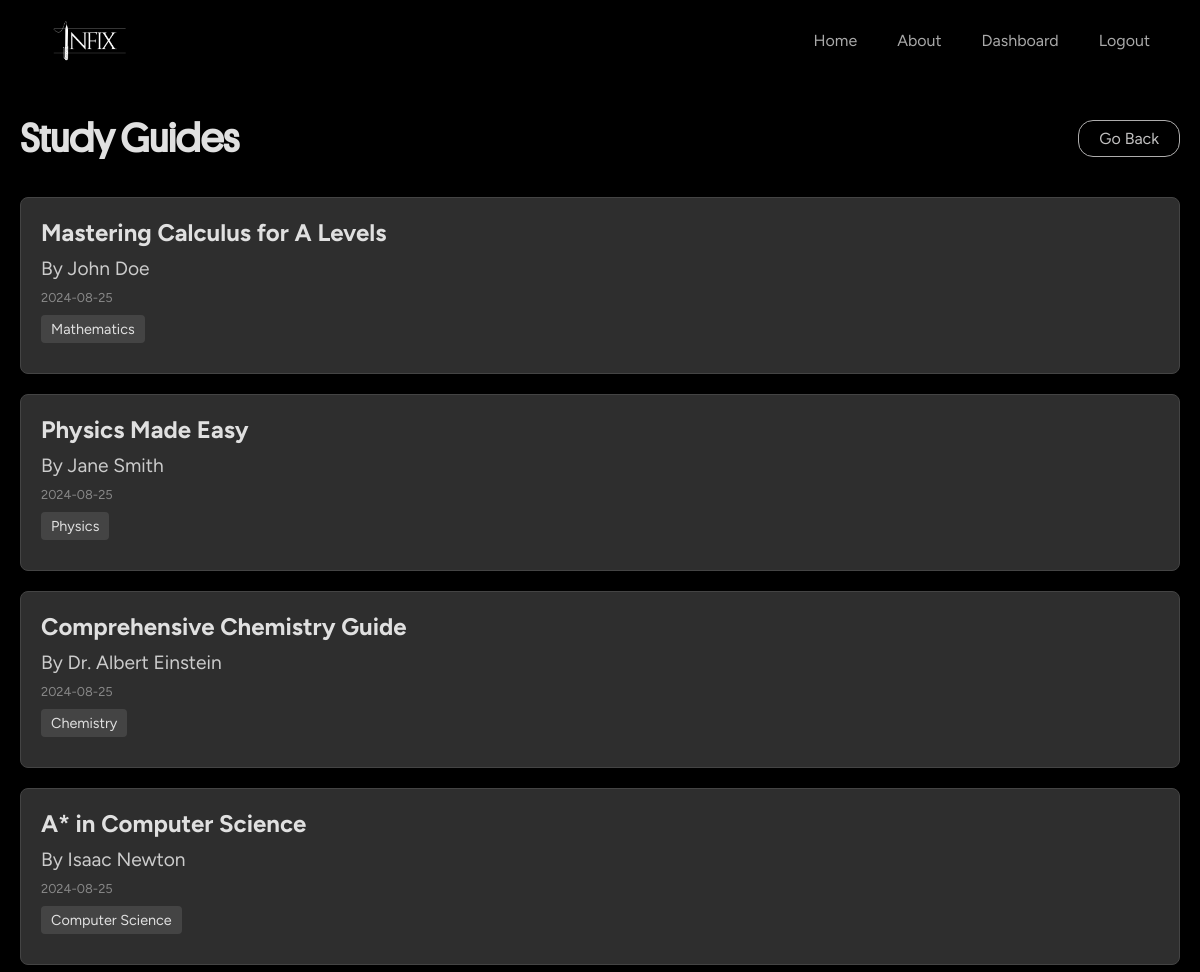
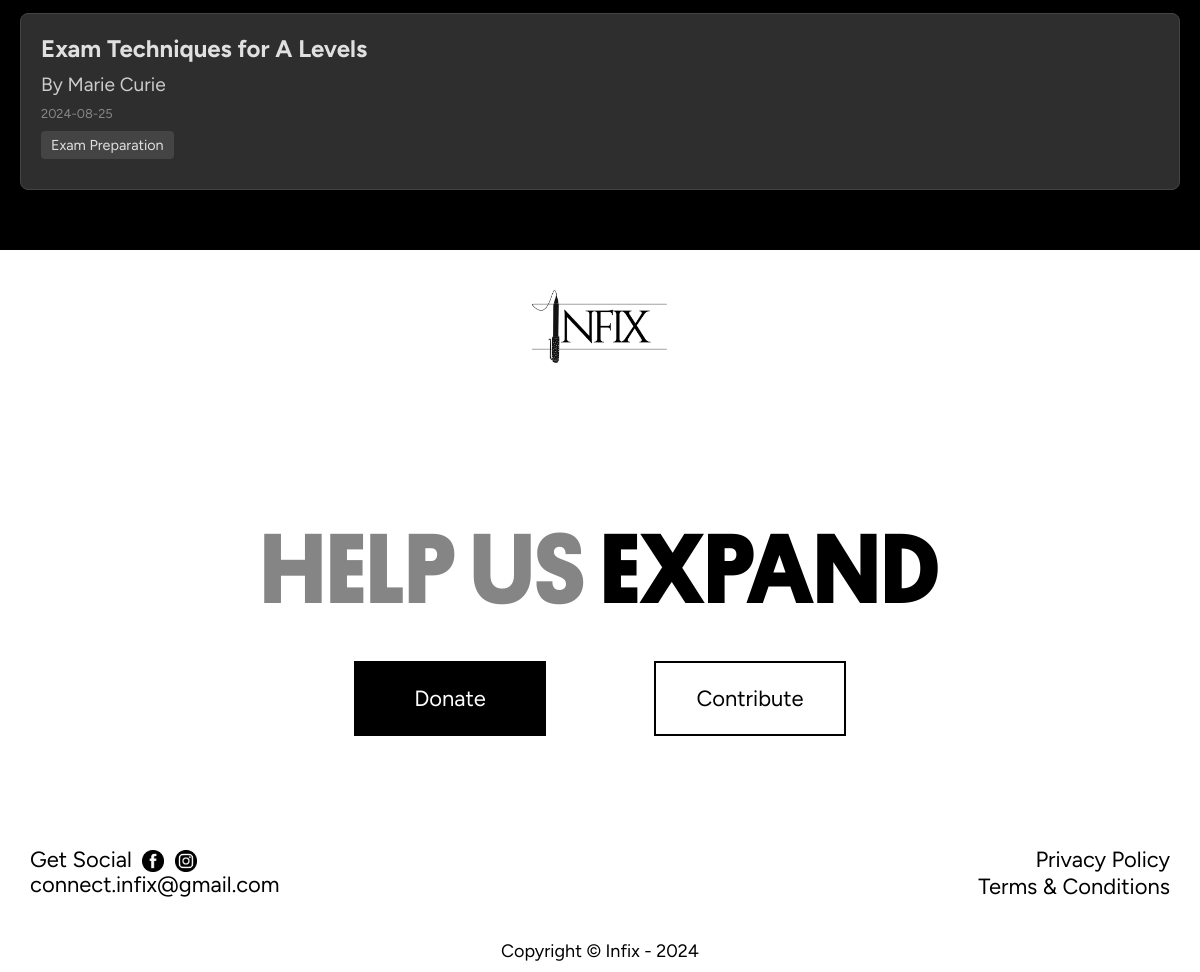
The page /allstudyguides (signed in) on the database its author committed (2 pictures, top to bottom).
### tables this page shows
CREATE TABLE study_guides (
    id INTEGER PRIMARY KEY AUTOINCREMENT,
    title TEXT NOT NULL,
    author TEXT NOT NULL,
    created_at TIMESTAMP DEFAULT CURRENT_TIMESTAMP,
    UNIQUE(title)
);

### app.py (the view)
@app.route('/allstudyguides')
@login_required
def all_guides():
    try:
        query = """
        SELECT sg.id, sg.title, sg.author, DATE(sg.created_at) AS created_date,
            GROUP_CONCAT(l.name) AS labels
        FROM study_guides sg
        LEFT JOIN study_guides_labels sgl ON sg.id = sgl.study_guide_id
        LEFT JOIN labels l ON sgl.label_id = l.id
        GROUP BY sg.id
        ORDER BY created_at DESC
        """
        result = db.execute(query)
        study_guides = []
        for row in result:
            study_guide = {
                'id': row['id'],
                'title': row['title'],
                'author': row['author'],
                'created_at': row['created_date'],
                'labels': row['labels'].split(',') if row['labels'] else []  # Handle case when labels is None
            }
            study_guides.append(study_guide)
    except Exception as e:
        flash("There was an error retrieving the study guides.", "warning")
        return redirect(url_for('study_guides'))
    return render_template('study-guides-list.html', study_guides=study_guides, search_query='all')

### app.py (called while the page is built)
@app.after_request
def after_request(response):
    response.headers["Cache-Control"] = "no-cache, no-store, must-revalidate"
    response.headers["Expires"] = "0"
    response.headers["Pragma"] = "no-cache"
    return response

### helpers.py (called while the page is built)
def login_required(f):
    @wraps(f)
    def decorated_function(*args, **kwargs):
        if session.get("user_id") is None:
            return redirect("/login")
        return f(*args, **kwargs)
    return decorated_function

### templates/study-guides-list.html (shortened to what this page needs)
{% extends 'base.html' %}
{% block styles %}
<link rel="stylesheet" href="{{ url_for('static', filename='css/study-guides-list.css') }}">
{% endblock %}
{% block HomeActive %}inactive{% endblock %}
{% block content %}
<div id="study-guides-list">
    {% if search_query == "all" %}
        <div class="head">
            <h1>Study Guides</h1>
            <a href="/studyguides" class="go-back-link">Go Back</a>
        </div>
    {% elif search_query %}
        <div class="head">
            <h1>Search results for '{{ search_query }}'</h1>
            <a href="/studyguides" class="go-back-link">Go Back</a>
        </div>
    {% endif %}
    {% if not study_guides %}
        <style>
            #study-guides-list {
                display: flex;
                flex-direction: column;
                text-align: center;
                min-height: 85vh;
                align-items: center;
            }
            .head {
                justify-content: center;
            }
            .head h1 {
                text-align: center;
            }
            @media (min-width : 900px) {
                .head h1{
                    margin-right: 30px;
                }
            }
        </style>
        <div class="study-guides-card"><p>No guides found, ensure you have used correct spelling</p></div>
    {% else %}
        <div class="study-guides-card">
            {% for study_guide in study_guides %}
                <div class="card" onclick="submitForm('{{ study_guide.id }}')">
                    <div class="title">{{ study_guide.title }}</div>
                    <div class="author">By {{ study_guide.author }}</div>
                    <div class="date">{{ study_guide.created_at }}</div>
                    {% if study_guide.labels %}
                        <div class="labels">
                        {% for label in study_guide.labels %}
                            <div class="label">{{ label }}</div>
                        {% endfor %}
                        </div>
                    {% endif %}
                </div>
            {% endfor %}
        </div>
    {% endif %}
</div>
{% endblock %}

### static/css/styles.css (style rules this page uses)
html { scroll-behavior: smooth; font-family: "Figtree", sans-serif; }
* { margin: 0; padding: 0; transition: all ease 0.3s; }
body, html { overflow-x: hidden; }
a { text-decoration: none; color: inherit; }
a { text-decoration: none; color: #000000; }

### static/css/study-guides-list.css (style rules this page uses)
body { background-color: black; }
#study-guides-list { padding: 20px; padding-top: 100px; max-width: 1200px; margin: 0 auto; background-color: black; color: #e0e0e0; min-height: 85vh; display: flex; flex-direction: column; justify-content: center; }
.head { display: flex; flex-wrap: wrap; justify-content: space-between; align-items: center; margin-bottom: 20px; }
.head h1 { font-size: 2.5em; color: #e0e0e0; font-family: 'Platform-Regular'; }
.study-guides-card { margin-bottom: 20px; }
.card { background-color: #2e2e2e; border: 1px solid #444; border-radius: 8px; padding: 20px; margin-bottom: 20px; box-shadow: 0 2px 5px rgba(0, 0, 0, 0.3); display: flex; flex-direction: column; transition: transform 0.3s ease, box-shadow 0.3s ease; cursor: pointer; }
.title { font-size: 1.5em; font-weight: bold; margin-bottom: 10px; color: #e0e0e0; }
.author { font-size: 1.2em; color: #ccc; margin-bottom: 10px; }
.labels { margin-bottom: 10px; }
.label { background-color: #444; border-radius: 4px; display: inline-block; padding: 5px 10px; margin-right: 5px; font-size: 0.9em; color: #e0e0e0; }
.date { font-size: 0.8em; color: #888; margin-bottom: 10px; }
.go-back-link { color: #c3c2c2; border: 1px solid #aeadad; border-radius: 15px; padding: 8px 20px; margin: 20px 0; text-decoration: none; transition: background-color 0.3s ease, color 0.3s ease; }

### rows shown on the page
study_guides: title "Mastering Calculus for A Levels", author "John Doe", created_at "2024-08-25", labels "Mathematics"
study_guides: title "Physics Made Easy", author "Jane Smith", created_at "2024-08-25", labels "Physics"
study_guides: title "Comprehensive Chemistry Guide", author "Dr. Albert Einstein", created_at "2024-08-25", labels "Chemistry"
study_guides: title "A* in Computer Science", author "Isaac Newton", created_at "2024-08-25", labels "Computer Science"
study_guides: title "Exam Techniques for A Levels", author "Marie Curie", created_at "2024-08-25", labels "Exam Preparation"
